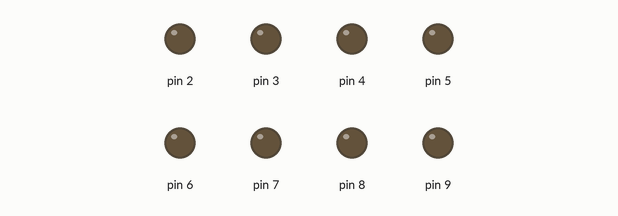
This sketch was run on a simulated Arduino Uno, built with avr-gcc and run on an emulated ATmega328P. On the bench: output pins drawn as LEDs (lit = HIGH).

Above: at 0.1 s.
At 9.1 s:
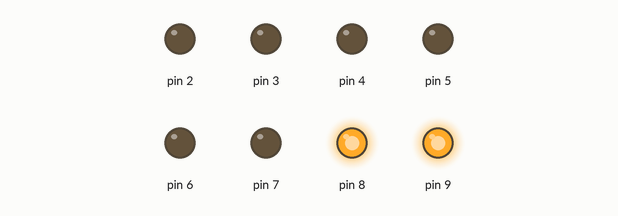
At 12.7 s:
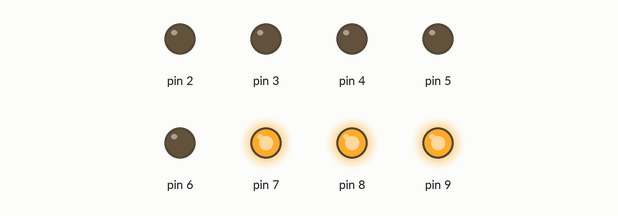
At 18.1 s:
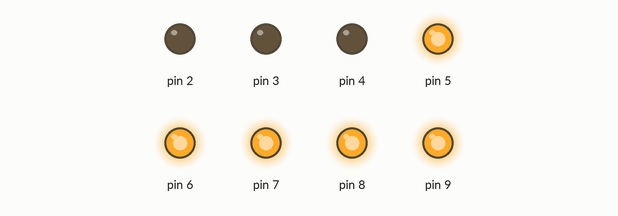
At 27.1 s:
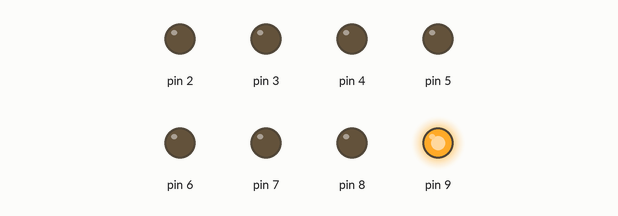
At 37.9 s:
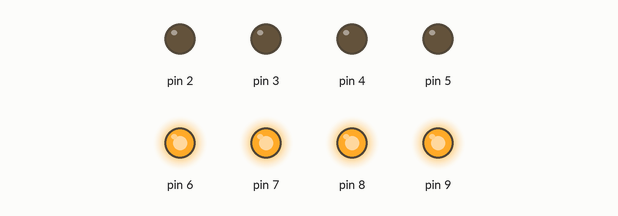
Timing chart, 0 to 40.0 s (numbered marks = the images above):
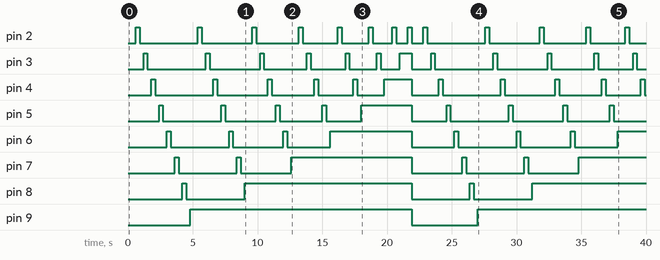

Measured:
- by itself, pin 2: LOW → HIGH at 0.60 s, → LOW 0.30 s later, → HIGH 4.5 s later, → LOW 0.30 s later, … (26 changes in this stretch)
- by itself, pin 3: LOW → HIGH at 1.2 s, → LOW 0.30 s later, → HIGH 4.5 s later, → LOW 0.30 s later, … (24 changes in this stretch)
- by itself, pin 4: LOW → HIGH at 1.8 s, → LOW 0.30 s later, → HIGH 4.5 s later, → LOW 0.30 s later, … (22 changes in this stretch)
- by itself, pin 5: LOW → HIGH at 2.4 s, → LOW 0.30 s later, → HIGH 4.5 s later, → LOW 0.30 s later, … (18 changes in this stretch)
- by itself, pin 6: LOW → HIGH at 3.0 s, → LOW 0.30 s later, → HIGH 4.5 s later, → LOW 0.30 s later, … (15 changes in this stretch)
- by itself, pin 7: LOW → HIGH at 3.6 s, → LOW 0.30 s later, → HIGH 4.5 s later, → LOW 0.30 s later, … (11 changes in this stretch)
- by itself, pin 8: goes HIGH 0.30 s, LOW 4.5 s, HIGH 12.9 s, LOW 4.5 s, HIGH 0.30 s, LOW 4.5 s, then HIGH
- by itself, pin 9: LOW → HIGH at 4.8 s, → LOW 17.1 s later, → HIGH 5.1 s later

The sketch:

pinball.ino
```cpp
void setup() {
  for (int i=0;i<8;i++)
  {
    pinMode(i+2, OUTPUT);
  }
}

void loop() {
  for (int i=0;i<8;i++)
  {
    for (int j=0;j<8-i;j++)
    {
      shin(j+1);
    }
    for (int j=0;j<=i;j++)
    {
      digitalWrite(9-i, HIGH);
    }
  }
  delay(300);
  for (int i=0;i<8;i++)
  {
    digitalWrite(i+2, LOW);
  }
  delay(300);
}

void shin(int l){
  digitalWrite(l, HIGH);
  delay(300);
  digitalWrite(l, LOW);
  delay(300);
}
```
